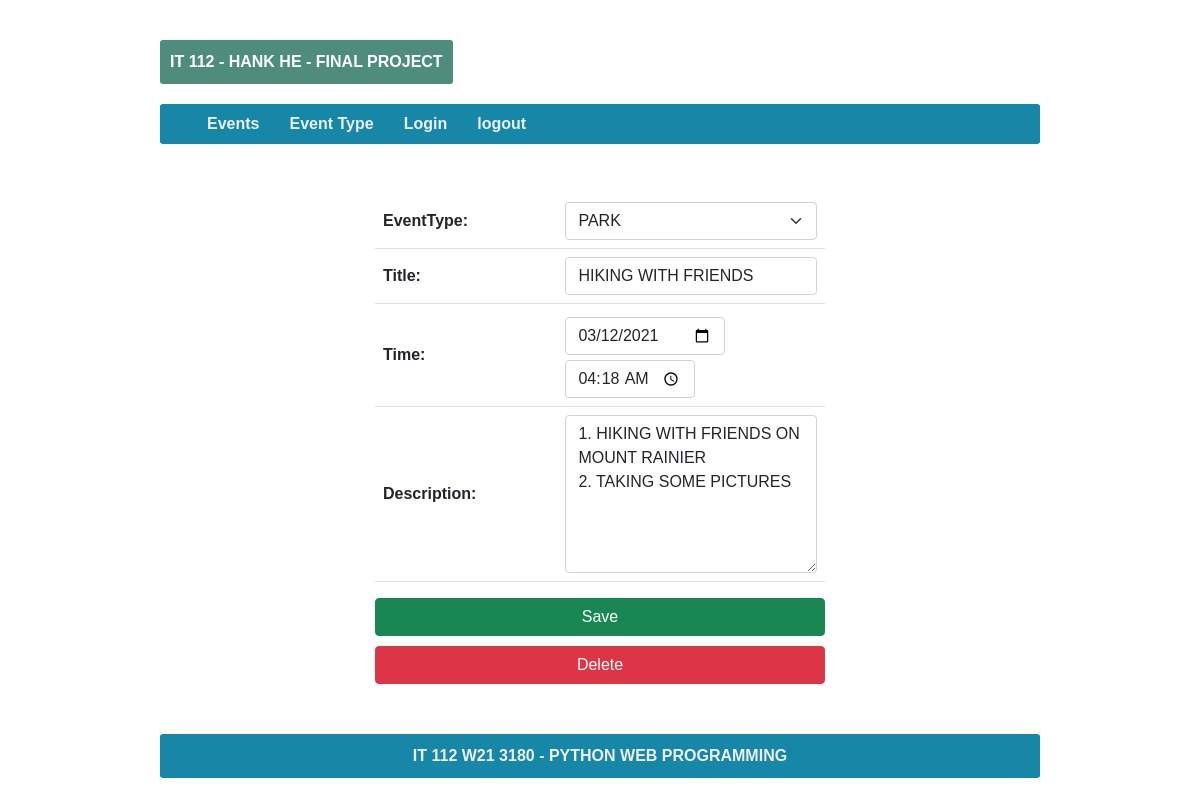
The page /todolist/eventsave/4 (signed in) on the database its author committed.
### toDoList/models.py (models this page shows, shortened)
class Event(models.Model):
    title = models.CharField(max_length=200)
    time = models.DateTimeField()
    description = models.TextField()
    eventType = models.ForeignKey(EventType, on_delete=models.CASCADE)
    createdByUser = models.ForeignKey(User, on_delete=models.CASCADE)
    createdTime = models.DateTimeField(auto_now_add=True)
    class Meta:
        db_table = 'Event'
        verbose_name_plural = 'Events'
        ordering = ["createdTime"]

### toDoList/views.py (the view, shortened to what this page needs)
# urls.py: path('eventsave/<int:reqid>', views.eventsave, name="eventsave"),
@login_required(login_url='login')
def eventsave(request, reqid=None):
    try:
        eventObj = None
        if reqid != None:
            eventObj = get_object_or_404(Event, pk=reqid)
        if request.method == "GET":
            form = EventForm(instance=eventObj)
            return render(request, 'eventsave.html', {'form': form, "navs": navs, "showDel": eventObj != None})
    except:
        return redirect('error')

### toDoList/form.py
class EventForm(ModelForm):
    field_order = ["eventType", "title", "time", "description"]
    time = mySplitDateTimeField()
    class Meta:
        model = Event
        fields = '__all__'
        exclude = ['createdByUser']
        widgets = {
            'title': TextInput(attrs={"class": "form-control"}),
            'time': SplitDateTimeWidget(date_attrs={"type": "date", "class": "form-control"}, time_attrs={"type": "time", "class": "form-control"}),
            "description": Textarea(attrs={"class": "form-control", "rows": 6}),
            "eventType": Select(attrs={"class": "form-select"})
        }

### toDoList/models.py (called while the page is built)
    def __str__(self):
        return self.name

### toDoList/templates/eventsave.html (shortened to what this page needs)
{% extends 'base.html' %}
{% load static %}
{% block css %}
    <link href={% static 'css/eventsave.css' %} rel="stylesheet" type="text/css"/>
{% endblock %}
{% block content %}
  <form id="saveform" method="POST">
  <table class="table">
    {{ form.as_table }}
  </table>
  <div class="d-grid gap-2">
   <button type="submit" name="action" class="btn btn-success" value="save">Save</button>
  </div>
  {% if showDel %}
  <div id="div-delete" class="d-grid gap-2">
    <button type="submit" name="action" class="btn btn-danger" value="delete" >Delete</button>
  </div>
  {% endif %}
</form>
{% endblock %}

### toDoList/static/css/base.css (style rules this page uses)
* { margin: 0px; padding: 0px; box-sizing: border-box; font-family: Arial, Helvetica, sans-serif; font-size: 16px; }

### toDoList/static/css/eventsave.css (style rules this page uses)
form#saveform { width: 450px; margin: 50px auto; }
form#saveform th { width: 120px; vertical-align: middle; }
form#saveform td { width: 120px; vertical-align: middle; }
#id_time_0 { margin-top: 5px; width: 160px; }
#id_time_1 { margin-top: 5px; width: 130px; }
#div-delete { margin-top: 10px; }

### rows shown on the page
Event: eventType "PARK", title "HIKING WITH FRIENDS", description "1. HIKING WITH FRIENDS ON MOUNT RAINIER 2. TAKING SOME PICTURES"

### other values the page prints
{{ nav.label }} "Events" "Event Type" "Login" "logout"
